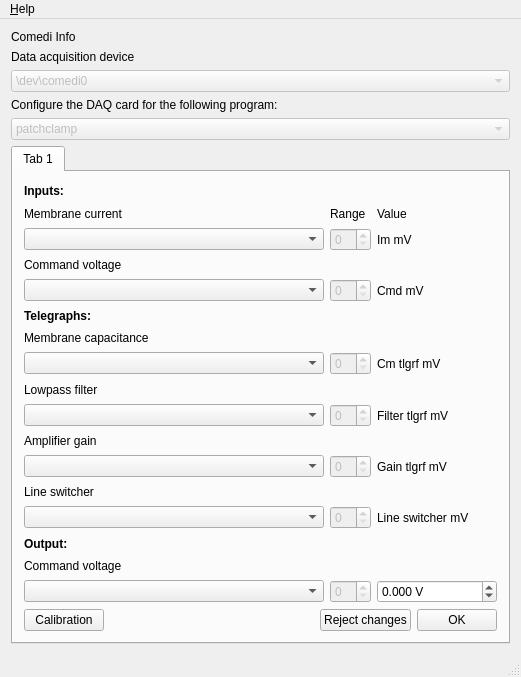
<?xml version="1.0" encoding="UTF-8"?>
<ui version="4.0">
 <class>MainWindow</class>
 <widget class="QMainWindow" name="MainWindow">
  <property name="geometry">
   <rect>
    <x>0</x>
    <y>0</y>
    <width>521</width>
    <height>677</height>
   </rect>
  </property>
  <property name="windowTitle">
   <string>comedi info</string>
  </property>
  <widget class="QWidget" name="centralWidget">
   <layout class="QVBoxLayout" name="verticalLayout">
    <item>
     <widget class="QLabel" name="tlComediInfo">
      <property name="text">
       <string>Comedi Info</string>
      </property>
     </widget>
    </item>
    <item>
     <widget class="QLabel" name="label_5">
      <property name="text">
       <string>Data acquisition device</string>
      </property>
     </widget>
    </item>
    <item>
     <widget class="QComboBox" name="cbComediDevice">
      <property name="enabled">
       <bool>false</bool>
      </property>
      <item>
       <property name="text">
        <string>\dev\comedi0</string>
       </property>
      </item>
     </widget>
    </item>
    <item>
     <widget class="QLabel" name="label_10">
      <property name="text">
       <string>Configure the DAQ card for the following program:</string>
      </property>
     </widget>
    </item>
    <item>
     <widget class="QComboBox" name="cbxTargetProgram">
      <property name="enabled">
       <bool>false</bool>
      </property>
      <item>
       <property name="text">
        <string>patchclamp</string>
       </property>
      </item>
      <item>
       <property name="text">
        <string>microelectrode</string>
       </property>
      </item>
     </widget>
    </item>
    <item>
     <widget class="QTabWidget" name="tabWidget">
      <property name="currentIndex">
       <number>0</number>
      </property>
      <property name="documentMode">
       <bool>false</bool>
      </property>
      <widget class="QWidget" name="Connections">
       <attribute name="title">
        <string>Tab 1</string>
       </attribute>
       <layout class="QVBoxLayout" name="verticalLayout_2">
        <item>
         <layout class="QGridLayout" name="gridLayout">
          <item row="8" column="2">
           <widget class="QLabel" name="lbl_iCm">
            <property name="text">
             <string>Cm tlgrf mV</string>
            </property>
           </widget>
          </item>
          <item row="3" column="0">
           <widget class="QComboBox" name="cbxAI_Im">
            <property name="sizePolicy">
             <sizepolicy hsizetype="MinimumExpanding" vsizetype="Fixed">
              <horstretch>0</horstretch>
              <verstretch>0</verstretch>
             </sizepolicy>
            </property>
           </widget>
          </item>
          <item row="2" column="0">
           <widget class="QLabel" name="lblAI_Im">
            <property name="text">
             <string>Membrane current</string>
            </property>
           </widget>
          </item>
          <item row="4" column="0">
           <widget class="QLabel" name="label_6">
            <property name="text">
             <string>Command voltage</string>
            </property>
           </widget>
          </item>
          <item row="5" column="0">
           <widget class="QComboBox" name="cbxAI_Cmd">
            <property name="sizePolicy">
             <sizepolicy hsizetype="MinimumExpanding" vsizetype="Fixed">
              <horstretch>0</horstretch>
              <verstretch>0</verstretch>
             </sizepolicy>
            </property>
           </widget>
          </item>
          <item row="7" column="0">
           <widget class="QLabel" name="label_3">
            <property name="text">
             <string>Membrane capacitance</string>
            </property>
           </widget>
          </item>
          <item row="8" column="0">
           <widget class="QComboBox" name="cbxAI_Cm_tlg">
            <property name="sizePolicy">
             <sizepolicy hsizetype="MinimumExpanding" vsizetype="Fixed">
              <horstretch>0</horstretch>
              <verstretch>0</verstretch>
             </sizepolicy>
            </property>
           </widget>
          </item>
          <item row="9" column="0">
           <widget class="QLabel" name="label">
            <property name="text">
             <string>Lowpass filter</string>
            </property>
           </widget>
          </item>
          <item row="13" column="0">
           <widget class="QLabel" name="label_9">
            <property name="text">
             <string>Line switcher </string>
            </property>
           </widget>
          </item>
          <item row="10" column="0">
           <widget class="QComboBox" name="cbxAI_Freq_tlg">
            <property name="sizePolicy">
             <sizepolicy hsizetype="MinimumExpanding" vsizetype="Fixed">
              <horstretch>0</horstretch>
              <verstretch>0</verstretch>
             </sizepolicy>
            </property>
           </widget>
          </item>
          <item row="12" column="0">
           <widget class="QComboBox" name="cbxAI_Gain_tlg">
            <property name="sizePolicy">
             <sizepolicy hsizetype="MinimumExpanding" vsizetype="Fixed">
              <horstretch>0</horstretch>
              <verstretch>0</verstretch>
             </sizepolicy>
            </property>
           </widget>
          </item>
          <item row="11" column="0">
           <widget class="QLabel" name="label_2">
            <property name="text">
             <string>Amplifier gain</string>
            </property>
           </widget>
          </item>
          <item row="16" column="0">
           <widget class="QLabel" name="label_4">
            <property name="text">
             <string>Command voltage </string>
            </property>
           </widget>
          </item>
          <item row="3" column="1">
           <widget class="QSpinBox" name="sbpImIn">
            <property name="enabled">
             <bool>false</bool>
            </property>
            <property name="sizePolicy">
             <sizepolicy hsizetype="Preferred" vsizetype="Fixed">
              <horstretch>0</horstretch>
              <verstretch>0</verstretch>
             </sizepolicy>
            </property>
            <property name="minimumSize">
             <size>
              <width>32</width>
              <height>0</height>
             </size>
            </property>
            <property name="maximumSize">
             <size>
              <width>48</width>
              <height>16777215</height>
             </size>
            </property>
           </widget>
          </item>
          <item row="17" column="0">
           <widget class="QComboBox" name="cbxAO_Cmd">
            <property name="sizePolicy">
             <sizepolicy hsizetype="MinimumExpanding" vsizetype="Fixed">
              <horstretch>0</horstretch>
              <verstretch>0</verstretch>
             </sizepolicy>
            </property>
           </widget>
          </item>
          <item row="5" column="1">
           <widget class="QSpinBox" name="spbCmdIn">
            <property name="enabled">
             <bool>false</bool>
            </property>
            <property name="sizePolicy">
             <sizepolicy hsizetype="Preferred" vsizetype="Fixed">
              <horstretch>0</horstretch>
              <verstretch>0</verstretch>
             </sizepolicy>
            </property>
            <property name="minimumSize">
             <size>
              <width>32</width>
              <height>0</height>
             </size>
            </property>
            <property name="maximumSize">
             <size>
              <width>48</width>
              <height>16777215</height>
             </size>
            </property>
           </widget>
          </item>
          <item row="8" column="1">
           <widget class="QSpinBox" name="spbCm_tlg">
            <property name="enabled">
             <bool>false</bool>
            </property>
            <property name="sizePolicy">
             <sizepolicy hsizetype="Preferred" vsizetype="Fixed">
              <horstretch>0</horstretch>
              <verstretch>0</verstretch>
             </sizepolicy>
            </property>
            <property name="minimumSize">
             <size>
              <width>32</width>
              <height>0</height>
             </size>
            </property>
            <property name="maximumSize">
             <size>
              <width>48</width>
              <height>16777215</height>
             </size>
            </property>
           </widget>
          </item>
          <item row="10" column="1">
           <widget class="QSpinBox" name="spbFreq_tlg">
            <property name="enabled">
             <bool>false</bool>
            </property>
            <property name="sizePolicy">
             <sizepolicy hsizetype="Preferred" vsizetype="Fixed">
              <horstretch>0</horstretch>
              <verstretch>0</verstretch>
             </sizepolicy>
            </property>
            <property name="minimumSize">
             <size>
              <width>32</width>
              <height>0</height>
             </size>
            </property>
            <property name="maximumSize">
             <size>
              <width>48</width>
              <height>16777215</height>
             </size>
            </property>
           </widget>
          </item>
          <item row="12" column="1">
           <widget class="QSpinBox" name="spbGain_tlg">
            <property name="enabled">
             <bool>false</bool>
            </property>
            <property name="sizePolicy">
             <sizepolicy hsizetype="Preferred" vsizetype="Fixed">
              <horstretch>0</horstretch>
              <verstretch>0</verstretch>
             </sizepolicy>
            </property>
            <property name="minimumSize">
             <size>
              <width>32</width>
              <height>0</height>
             </size>
            </property>
            <property name="maximumSize">
             <size>
              <width>48</width>
              <height>16777215</height>
             </size>
            </property>
           </widget>
          </item>
          <item row="17" column="1">
           <widget class="QSpinBox" name="spbCmdOut">
            <property name="enabled">
             <bool>false</bool>
            </property>
            <property name="sizePolicy">
             <sizepolicy hsizetype="Preferred" vsizetype="Fixed">
              <horstretch>0</horstretch>
              <verstretch>0</verstretch>
             </sizepolicy>
            </property>
            <property name="minimumSize">
             <size>
              <width>32</width>
              <height>0</height>
             </size>
            </property>
            <property name="maximumSize">
             <size>
              <width>48</width>
              <height>16777215</height>
             </size>
            </property>
           </widget>
          </item>
          <item row="2" column="1">
           <widget class="QLabel" name="label_7">
            <property name="text">
             <string>Range</string>
            </property>
           </widget>
          </item>
          <item row="5" column="2">
           <widget class="QLabel" name="lbl_iCmd">
            <property name="text">
             <string>Cmd mV</string>
            </property>
           </widget>
          </item>
          <item row="3" column="2">
           <widget class="QLabel" name="lbl_iIm">
            <property name="minimumSize">
             <size>
              <width>120</width>
              <height>0</height>
             </size>
            </property>
            <property name="text">
             <string>Im mV</string>
            </property>
           </widget>
          </item>
          <item row="10" column="2">
           <widget class="QLabel" name="lbl_iFLt">
            <property name="text">
             <string>Filter tlgrf mV</string>
            </property>
           </widget>
          </item>
          <item row="12" column="2">
           <widget class="QLabel" name="lbl_iGain">
            <property name="text">
             <string>Gain tlgrf mV</string>
            </property>
           </widget>
          </item>
          <item row="17" column="2">
           <widget class="QDoubleSpinBox" name="dsb_oCmd">
            <property name="accelerated">
             <bool>true</bool>
            </property>
            <property name="suffix">
             <string> V</string>
            </property>
            <property name="decimals">
             <number>3</number>
            </property>
            <property name="minimum">
             <double>-10.000000000000000</double>
            </property>
            <property name="maximum">
             <double>10.000000000000000</double>
            </property>
            <property name="singleStep">
             <double>0.050000000000000</double>
            </property>
           </widget>
          </item>
          <item row="2" column="2">
           <widget class="QLabel" name="label_8">
            <property name="text">
             <string>Value</string>
            </property>
           </widget>
          </item>
          <item row="14" column="0">
           <widget class="QComboBox" name="cbxAI_Lsw_tlg"/>
          </item>
          <item row="14" column="2">
           <widget class="QLabel" name="lbl_iLsw">
            <property name="text">
             <string>Line switcher mV</string>
            </property>
           </widget>
          </item>
          <item row="14" column="1">
           <widget class="QSpinBox" name="spbLsw_tlg">
            <property name="enabled">
             <bool>false</bool>
            </property>
            <property name="sizePolicy">
             <sizepolicy hsizetype="Preferred" vsizetype="Fixed">
              <horstretch>0</horstretch>
              <verstretch>0</verstretch>
             </sizepolicy>
            </property>
            <property name="minimumSize">
             <size>
              <width>32</width>
              <height>0</height>
             </size>
            </property>
           </widget>
          </item>
          <item row="6" column="0">
           <widget class="QLabel" name="label_11">
            <property name="font">
             <font>
              <weight>75</weight>
              <bold>true</bold>
             </font>
            </property>
            <property name="text">
             <string>Telegraphs:</string>
            </property>
           </widget>
          </item>
          <item row="1" column="0">
           <widget class="QLabel" name="label_13">
            <property name="font">
             <font>
              <weight>75</weight>
              <bold>true</bold>
             </font>
            </property>
            <property name="text">
             <string>Inputs:</string>
            </property>
           </widget>
          </item>
          <item row="15" column="0">
           <widget class="QLabel" name="label_12">
            <property name="font">
             <font>
              <weight>75</weight>
              <bold>true</bold>
             </font>
            </property>
            <property name="text">
             <string>Output:</string>
            </property>
           </widget>
          </item>
         </layout>
        </item>
        <item>
         <layout class="QHBoxLayout" name="horizontalLayout">
          <item>
           <widget class="QPushButton" name="btnTest">
            <property name="enabled">
             <bool>true</bool>
            </property>
            <property name="text">
             <string>Calibration</string>
            </property>
           </widget>
          </item>
          <item>
           <spacer name="horizontalSpacer">
            <property name="orientation">
             <enum>Qt::Horizontal</enum>
            </property>
            <property name="sizeHint" stdset="0">
             <size>
              <width>40</width>
              <height>20</height>
             </size>
            </property>
           </spacer>
          </item>
          <item>
           <widget class="QPushButton" name="pbReject">
            <property name="text">
             <string>Reject changes</string>
            </property>
           </widget>
          </item>
          <item>
           <widget class="QPushButton" name="pbOK">
            <property name="text">
             <string>OK</string>
            </property>
           </widget>
          </item>
         </layout>
        </item>
       </layout>
      </widget>
     </widget>
    </item>
   </layout>
  </widget>
  <widget class="QMenuBar" name="menuBar">
   <property name="geometry">
    <rect>
     <x>0</x>
     <y>0</y>
     <width>521</width>
     <height>20</height>
    </rect>
   </property>
   <widget class="QMenu" name="menu_Help">
    <property name="title">
     <string>&amp;Help</string>
    </property>
    <addaction name="actionHelp_Index"/>
    <addaction name="separator"/>
    <addaction name="action_About"/>
   </widget>
   <addaction name="menu_Help"/>
  </widget>
  <widget class="QStatusBar" name="StatusBar"/>
  <action name="actionHelp_Index">
   <property name="enabled">
    <bool>false</bool>
   </property>
   <property name="text">
    <string>Help Index</string>
   </property>
  </action>
  <action name="action_About">
   <property name="enabled">
    <bool>false</bool>
   </property>
   <property name="text">
    <string>&amp;About</string>
   </property>
  </action>
 </widget>
 <layoutdefault spacing="6" margin="11"/>
 <resources/>
 <connections/>
</ui>
